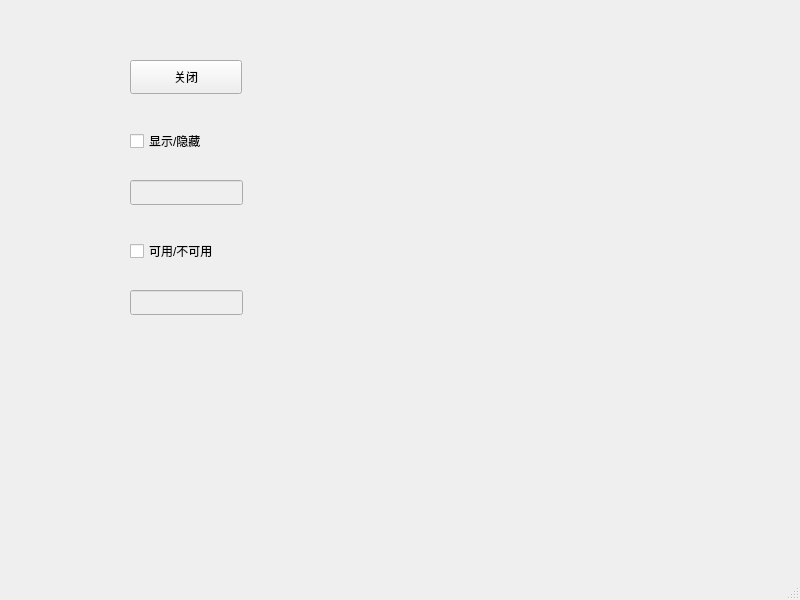
<?xml version="1.0" encoding="UTF-8"?>
<ui version="4.0">
 <class>MainWindow</class>
 <widget class="QMainWindow" name="MainWindow">
  <property name="geometry">
   <rect>
    <x>0</x>
    <y>0</y>
    <width>800</width>
    <height>600</height>
   </rect>
  </property>
  <property name="windowTitle">
   <string>MainWindow</string>
  </property>
  <widget class="QWidget" name="centralwidget">
   <widget class="QPushButton" name="pushButton">
    <property name="geometry">
     <rect>
      <x>130</x>
      <y>60</y>
      <width>112</width>
      <height>34</height>
     </rect>
    </property>
    <property name="text">
     <string>关闭</string>
    </property>
   </widget>
   <widget class="QCheckBox" name="checkBox">
    <property name="enabled">
     <bool>true</bool>
    </property>
    <property name="geometry">
     <rect>
      <x>130</x>
      <y>130</y>
      <width>105</width>
      <height>22</height>
     </rect>
    </property>
    <property name="text">
     <string>显示/隐藏</string>
    </property>
   </widget>
   <widget class="QCheckBox" name="checkBox_2">
    <property name="geometry">
     <rect>
      <x>130</x>
      <y>240</y>
      <width>105</width>
      <height>22</height>
     </rect>
    </property>
    <property name="text">
     <string>可用/不可用</string>
    </property>
   </widget>
   <widget class="QLineEdit" name="lineEdit">
    <property name="enabled">
     <bool>false</bool>
    </property>
    <property name="geometry">
     <rect>
      <x>130</x>
      <y>180</y>
      <width>113</width>
      <height>25</height>
     </rect>
    </property>
   </widget>
   <widget class="QLineEdit" name="lineEdit_2">
    <property name="enabled">
     <bool>false</bool>
    </property>
    <property name="geometry">
     <rect>
      <x>130</x>
      <y>290</y>
      <width>113</width>
      <height>25</height>
     </rect>
    </property>
   </widget>
  </widget>
  <widget class="QMenuBar" name="menubar">
   <property name="geometry">
    <rect>
     <x>0</x>
     <y>0</y>
     <width>800</width>
     <height>30</height>
    </rect>
   </property>
  </widget>
  <widget class="QStatusBar" name="statusbar"/>
 </widget>
 <resources/>
 <connections>
  <connection>
   <sender>pushButton</sender>
   <signal>clicked()</signal>
   <receiver>MainWindow</receiver>
   <slot>close()</slot>
   <hints>
    <hint type="sourcelabel">
     <x>189</x>
     <y>104</y>
    </hint>
    <hint type="destinationlabel">
     <x>209</x>
     <y>217</y>
    </hint>
   </hints>
  </connection>
  <connection>
   <sender>checkBox</sender>
   <signal>toggled(bool)</signal>
   <receiver>lineEdit</receiver>
   <slot>setVisible(bool)</slot>
   <hints>
    <hint type="sourcelabel">
     <x>166</x>
     <y>168</y>
    </hint>
    <hint type="destinationlabel">
     <x>171</x>
     <y>224</y>
    </hint>
   </hints>
  </connection>
  <connection>
   <sender>checkBox_2</sender>
   <signal>toggled(bool)</signal>
   <receiver>lineEdit_2</receiver>
   <slot>setEnabled(bool)</slot>
   <hints>
    <hint type="sourcelabel">
     <x>214</x>
     <y>272</y>
    </hint>
    <hint type="destinationlabel">
     <x>210</x>
     <y>329</y>
    </hint>
   </hints>
  </connection>
 </connections>
</ui>
